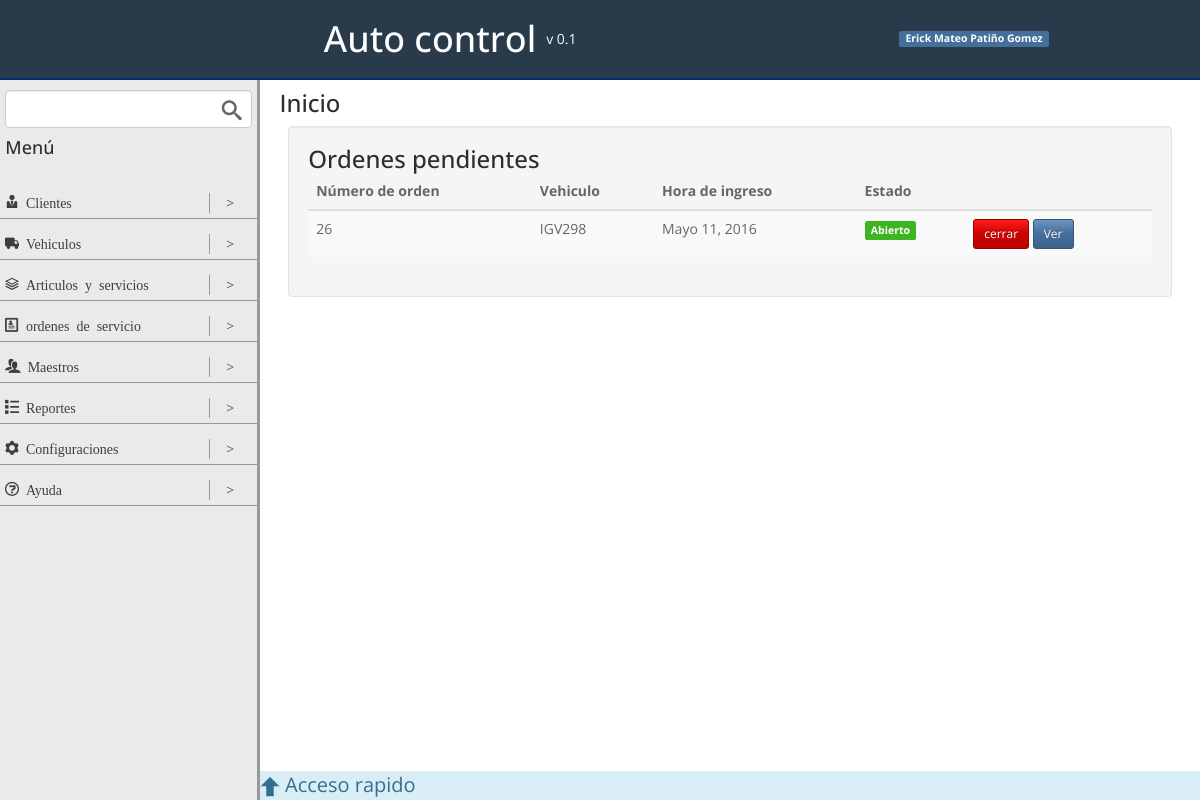
Page /home on the earlier database version.
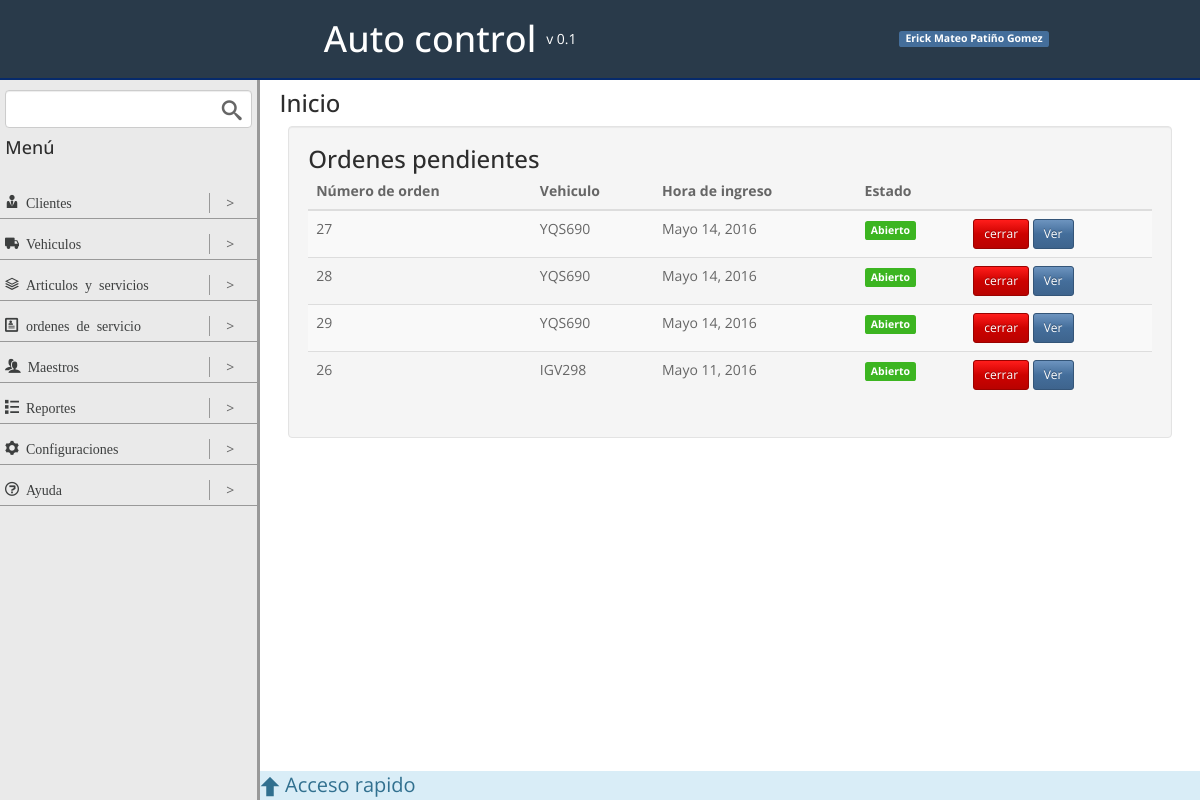
Same page on the later database version.
### ordenes_servicios/models.py (models this page shows, shortened)
class ordenServicioModel(models.Model):
	vehiculo = models.ForeignKey(vehiculoModel,null=False,blank=False)
	fecha = models.DateField(null=False,blank=False,default=datetime.now)
	state = models.PositiveIntegerField(default = 1)

### vehiculos/models.py (models this page shows, shortened)
class vehiculoModel(models.Model):
	placa = models.CharField(max_length=10, primary_key=True, null=False, blank=False)
	cilindraje = models.IntegerField(null=True, blank=True)
	marca = models.ForeignKey(MarcaModel, null=True, blank=True)
	clase = models.CharField(max_length=50, null=True, blank=True)
	tipo = models.ForeignKey(tipoVehiculoModel, null=True, blank=True)
	cliente = models.ForeignKey(clienteModel, null=False, blank=False)
	foto = models.ImageField(upload_to = 'img/vehiculo/', default = 'img/none.jpg')
	def __str__(self):
		return str(self.placa)

### app/views.py (the view)
# urls.py: url(r'^home$', 'app.views.home'),
def home(request):
	ordenesPendientes = ordenServicioModel.objects.order_by('-state', '-fecha')
	context = {
		'ordenesPendientes' : ordenesPendientes
	}
	return render(request, 'home.html', context)

### app/templates/home.html
{% extends "base.html" %}
{% block contentViewTitle %}
	<h3>Inicio</h3>
{% endblock contentViewTitle %}
{% block content %}
	<div class="well ordenes-pendientes-content">
		<h3>Ordenes pendientes</h3>
		<table class="table table-striped table-hover ">
			<thead>
				<tr>
					<th>Número de orden</th>
					<th>Vehiculo</th>
					<th>Hora de ingreso</th>
					<th>Estado</th>
					<th></th>
				</tr>
			</thead>
			<tbody>
				{% for orden in ordenesPendientes %}
					<tr>
						<td>{{ orden.id }}</td>
						<td>{{ orden.vehiculo }}</td>
						<td>{{ orden.fecha }}</td>
						<td>{% if orden.state == 1 %}<span class="label label-success">Abierto</span>{% else %}<span class="label label-danger">Cerrado</span>{% endif %}</td>
						<td>
							<a type="button" class="btn btn-danger btn-sm">cerrar</a>
							<a href="{% url 'detalle_orden_servicio' orden.pk %}" class="btn btn-primary btn-sm">Ver</a>
						</td>
					</tr>
				{% endfor %}
			</tbody>
		</table
	</div>
{% endblock content %}

### app/templates/base.html (shortened to what this page needs)
{% load staticfiles %}
<!DOCTYPE html>
<html lang="en">
<head>
	<link href="{% static 'css/bootstrap.css' %}" rel="stylesheet">
	<link href="{% static 'css/styles.css' %}" rel="stylesheet">
	<link href="{% static 'css/timeTo.css' %}" rel="stylesheet">
</head>
<body>
	<div class="header">
		<div class="container header">
			<div class="row header bottom">
				<div class="col-6 app-name middle">
					<h1 class="app-name-title">Auto control</h1>
					<span class="version">v 0.1</span>
				</div>
				<div class="col-3 header-info middle">
					<span class="label label-primary"> Erick Mateo Patiño Gomez</span>
				</div>
			</div>
		</div>
	</div>
	<div class="content-main">
		<div class="menu-content">
			<div class="container">
				<div class="row menu-search">
					<input class="form-control" type="text">
					<span class="icon-search search-menu"></span>
				</div>
				<div class="row">
					<h4>Menú</h4>
				</div>
			</div>
			<div class="menu">
				{% include "menu.html" %}
			</div>
		</div>
		<div class="content-view">
			<div class="row quick-access-bar">
				<span class="icon-arrow-up icon"></span>
				<span>Acceso rapido</span>
			</div>
			<div class="container">
				<div class="row content-view-title middle">
					{% block contentViewTitle %}
					{% endblock contentViewTitle %}
				</div>
				{% block content %}
				{% endblock content %}
			</div>
		</div>
	</div>
</body>
</html>

### app/templates/menu.html (shortened to what this page needs)
<ul class="menu-list">
	<li class="menu-group">
		<div class="row menu-group-item">
			<a class="col-10 clk" href="#">
				<div>
					<span class="icon-user-tie"> Clientes</span>
				</div>
			</a>
			<div class="col-2 center middle show-submenu clk">
				<span>></span>
			</div>
		</div>
	</li>
	<li class="menu-group">
		<div class="row menu-group-item">
			<a class="col-10 clk" href="#">
				<div>
					<span class="icon-truck"> Vehiculos</span>
				</div>
			</a>
			<div class="col-2 center middle show-submenu clk">
				<span>></span>
			</div>
		</div>
	</li>
	<li class="menu-group">
		<div class="row menu-group-item">
			<a class="col-10 clk" href="#">
				<div>
					<span class="icon-stack"> Articulos y servicios</span>
				</div>
			</a>
			<div class="col-2 center middle show-submenu clk">
				<span>></span>
			</div>
		</div>
	</li>
	<li class="menu-group">
		<div class="row menu-group-item">
			<a class="col-10 clk" href="#">
				<div>
					<span class="icon-profile"> ordenes de servicio</span>
				</div>
			</a>
			<div class="col-2 center middle show-submenu clk">
				<span>></span>
			</div>
		</div>
	</li>
	<li class="menu-group">
		<div class="row menu-group-item">
			<a class="col-10 clk" href="#">
				<div>
					<span class="icon-users"> Maestros</span>
				</div>
			</a>
			<div class="col-2 center middle show-submenu clk">
				<span>></span>
			</div>
		</div>
	</li>
	<li class="menu-group">
		<div class="row menu-group-item">
			<a class="col-10 clk" href="#">
				<div>
					<span class="icon-list"> Reportes</span>
				</div>
			</a>
			<div class="col-2 center middle show-submenu clk">
				<span>></span>
			</div>
		</div>
	</li>
	<li class="menu-group">
		<div class="row menu-group-item">
			<a class="col-10 clk" href="#">
				<div>
					<span class="icon-cog"> Configuraciones</span>
				</div>
			</a>
			<div class="col-2 center middle show-submenu clk">
				<span>></span>
			</div>
		</div>
	</li>
	<li class="menu-group">
		<div class="row menu-group-item">
			<a class="col-10 clk" href="#">
				<div>
					<span class="icon-question"> Ayuda</span>
				</div>
			</a>
			<div class="col-2 center middle show-submenu clk">
				<span>></span>
			</div>
		</div>
	</li>
</ul>

### static/css/styles.css (style rules this page uses)
.container { margin-right:auto;margin-left:auto;padding-right:2%;padding-left:2%;max-width:98% }
.row { box-sizing:border-box;display:-webkit-flex;display:-ms-flexbox;display:-webkit-box;display:flex;-webkit-flex:0 1 auto;-ms-flex:0 1 auto;-webkit-box-flex:0;flex:0 1 auto;-webkit-flex-direction:row;-ms-flex-direction:row;-webkit-box-orient:horizontal;-webkit-box-direction:normal;flex-direction:row;-webkit-flex-wrap:wrap;-ms-flex-wrap:wrap;flex-wrap:wrap;margin-right:-1%;margin-left:-1% }
.col-0,.col-1,.col-2,.col-3,.col-4,.col-5,.col-6,.col-7,.col-8,.col-9,.col-10,.col-11,.col-12 { box-sizing:border-box;-webkit-flex:0 0 auto;-ms-flex:0 0 auto;-webkit-box-flex:0;flex:0 0 auto;padding-right:1%;padding-left:1% }
.col-2 { -ms-flex-preferred-size:16.667%;-webkit-flex-basis:16.667%;flex-basis:16.667%;max-width:16.667% }
.col-3 { -ms-flex-preferred-size:25%;-webkit-flex-basis:25%;flex-basis:25%;max-width:25% }
.col-6 { -ms-flex-preferred-size:50%;-webkit-flex-basis:50%;flex-basis:50%;max-width:50% }
.col-10 { -ms-flex-preferred-size:83.333%;-webkit-flex-basis:83.333%;flex-basis:83.333%;max-width:83.333% }
.center { -webkit-justify-content:center;-ms-flex-pack:center;-webkit-box-pack:center;justify-content:center;text-align:center }
.middle { -webkit-align-items:center;-ms-flex-align:center;-webkit-box-align:center;align-items:center }
.bottom { -webkit-align-items:flex-end;-ms-flex-align:end;-webkit-box-align:end;align-items:flex-end }
[class^="icon-"],[class*=" icon-"] { font-family:'autocontrol';speak:none;font-style:normal;font-weight:normal;font-variant:normal;text-transform:none;line-height:1;-webkit-font-smoothing:antialiased;-moz-osx-font-smoothing:grayscale }
.icon-profile:before { content:"\e923" }
.icon-stack:before { content:"\e92e" }
.icon-users:before { content:"\e972" }
.icon-user-tie:before { content:"\e976" }
.icon-search:before { content:"\e986" }
.icon-cog:before { content:"\e994" }
.icon-truck:before { content:"\e9b0" }
.icon-list:before { content:"\e9ba" }
.icon-question:before { content:"\ea09" }
.icon-arrow-up:before { content:"\ea32" }
html,body { height:100% }
h1,h2,h3,h4 { margin:0 }
h4 { margin-bottom:15px }
ul { margin:0;padding:0 }
li { list-style:none }
a { color:#3d3f3f;text-decoration:none }
input { margin:0 }
input[type="text"] { width:100% }
.header { background-color:#293a4a;border-bottom:2px solid #062a6b;height:80px;color:#fff }
.app-name { height:100%;display:flex }
.app-name-title { color:#fff;display:inline-block;margin-right:10px }
.header-info { height:100%;display:flex }
.content-view { width:calc(100% - 260px);overflow:overlay; }
.content-view-title { margin-bottom:10px;margin-top:10px }
.menu-content { background-color:#eaeaea;border-right:3px solid #999;width:260px }
.menu-search { margin-top:10px;margin-bottom:10px;position:relative }
.search-menu { position:absolute;top:10px;font-size:20px;right:10px }
.content-main { display:flex;height:calc(100% - 80px) }
.menu-list { margin:0;margin-top:15px;padding:0; }
.menu-list li { list-style:none }
.menu-group { border-bottom:1px solid #999;margin-bottom:10px }
.menu-group-item { padding:5px;margin-right:1px; }
.menu-group-item a { color:#3d3f3f;text-decoration:none;border-right:1px solid #999 }
.show-submenu { cursor:pointer }
.quick-access-bar { background-color:#d9edf7;color:#31708f;font-size:20px;margin:0;padding-right:10px;width:calc(100% - 260px);position:absolute;bottom:0; }
.quick-access-bar .icon { padding-top:5px;padding-right:5px }

Differences in the rows shown:
added ordenServicioModel: id "27", vehiculo "YQS690", fecha "Mayo 14, 2016", state "Abierto"
added ordenServicioModel: id "28", vehiculo "YQS690", fecha "Mayo 14, 2016", state "Abierto"
added ordenServicioModel: id "29", vehiculo "YQS690", fecha "Mayo 14, 2016", state "Abierto"
